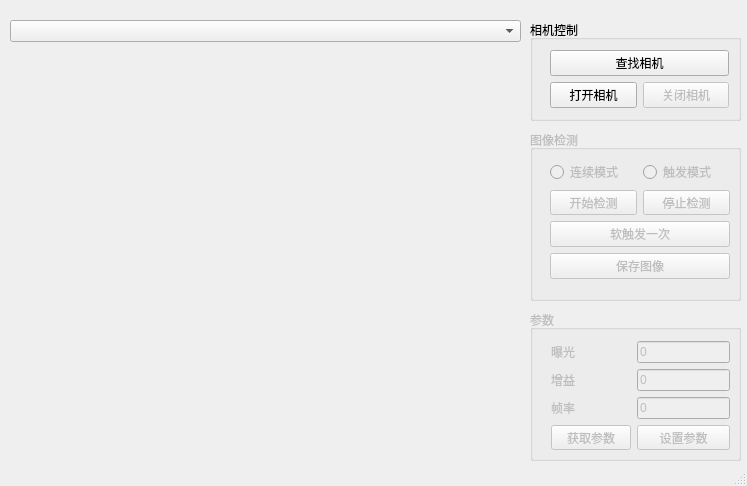
<?xml version="1.0" encoding="UTF-8"?>
<ui version="4.0">
 <class>MainWindow</class>
 <widget class="QMainWindow" name="MainWindow">
  <property name="geometry">
   <rect>
    <x>0</x>
    <y>0</y>
    <width>747</width>
    <height>486</height>
   </rect>
  </property>
  <property name="windowTitle">
   <string>MainWindow</string>
  </property>
  <property name="windowIcon">
   <iconset>
    <normaloff>ico_camera.png</normaloff>ico_camera.png</iconset>
  </property>
  <widget class="QWidget" name="centralWidget">
   <widget class="QComboBox" name="ComboDevices">
    <property name="geometry">
     <rect>
      <x>10</x>
      <y>20</y>
      <width>511</width>
      <height>22</height>
     </rect>
    </property>
   </widget>
   <widget class="QWidget" name="widgetDisplay" native="true">
    <property name="geometry">
     <rect>
      <x>10</x>
      <y>60</y>
      <width>511</width>
      <height>401</height>
     </rect>
    </property>
   </widget>
   <widget class="QGroupBox" name="groupInit">
    <property name="geometry">
     <rect>
      <x>530</x>
      <y>20</y>
      <width>211</width>
      <height>101</height>
     </rect>
    </property>
    <property name="title">
     <string>相机控制</string>
    </property>
    <widget class="QWidget" name="gridLayoutWidget">
     <property name="geometry">
      <rect>
       <x>9</x>
       <y>19</y>
       <width>201</width>
       <height>81</height>
      </rect>
     </property>
     <layout class="QGridLayout" name="gridLayout">
      <item row="2" column="2">
       <widget class="QPushButton" name="bnClose">
        <property name="enabled">
         <bool>false</bool>
        </property>
        <property name="text">
         <string>关闭相机</string>
        </property>
       </widget>
      </item>
      <item row="2" column="1">
       <widget class="QPushButton" name="bnOpen">
        <property name="text">
         <string>打开相机</string>
        </property>
       </widget>
      </item>
      <item row="1" column="1" colspan="2">
       <widget class="QPushButton" name="bnEnum">
        <property name="text">
         <string>查找相机</string>
        </property>
       </widget>
      </item>
     </layout>
    </widget>
   </widget>
   <widget class="QGroupBox" name="groupGrab">
    <property name="enabled">
     <bool>false</bool>
    </property>
    <property name="geometry">
     <rect>
      <x>530</x>
      <y>130</y>
      <width>211</width>
      <height>171</height>
     </rect>
    </property>
    <property name="title">
     <string>图像检测</string>
    </property>
    <widget class="QWidget" name="gridLayoutWidget_2">
     <property name="geometry">
      <rect>
       <x>9</x>
       <y>19</y>
       <width>202</width>
       <height>141</height>
      </rect>
     </property>
     <layout class="QGridLayout" name="gridLayout_2">
      <item row="4" column="0" colspan="2">
       <widget class="QPushButton" name="bnSaveImage">
        <property name="enabled">
         <bool>false</bool>
        </property>
        <property name="text">
         <string>保存图像</string>
        </property>
       </widget>
      </item>
      <item row="0" column="0">
       <widget class="QRadioButton" name="radioContinueMode">
        <property name="text">
         <string>连续模式</string>
        </property>
       </widget>
      </item>
      <item row="0" column="1">
       <widget class="QRadioButton" name="radioTriggerMode">
        <property name="text">
         <string>触发模式</string>
        </property>
       </widget>
      </item>
      <item row="2" column="1">
       <widget class="QPushButton" name="bnStop">
        <property name="enabled">
         <bool>false</bool>
        </property>
        <property name="text">
         <string>停止检测</string>
        </property>
       </widget>
      </item>
      <item row="2" column="0">
       <widget class="QPushButton" name="bnStart">
        <property name="enabled">
         <bool>false</bool>
        </property>
        <property name="text">
         <string>开始检测</string>
        </property>
       </widget>
      </item>
      <item row="3" column="0" colspan="2">
       <widget class="QPushButton" name="bnSoftwareTrigger">
        <property name="enabled">
         <bool>false</bool>
        </property>
        <property name="text">
         <string>软触发一次</string>
        </property>
       </widget>
      </item>
     </layout>
    </widget>
   </widget>
   <widget class="QGroupBox" name="groupParam">
    <property name="enabled">
     <bool>false</bool>
    </property>
    <property name="geometry">
     <rect>
      <x>530</x>
      <y>310</y>
      <width>211</width>
      <height>151</height>
     </rect>
    </property>
    <property name="title">
     <string>参数</string>
    </property>
    <widget class="QWidget" name="gridLayoutWidget_3">
     <property name="geometry">
      <rect>
       <x>10</x>
       <y>20</y>
       <width>201</width>
       <height>131</height>
      </rect>
     </property>
     <layout class="QGridLayout" name="gridLayoutParam" columnstretch="2,3">
      <item row="3" column="0">
       <widget class="QLabel" name="label_6">
        <property name="text">
         <string>帧率</string>
        </property>
       </widget>
      </item>
      <item row="1" column="1">
       <widget class="QLineEdit" name="edtGain">
        <property name="text">
         <string>0</string>
        </property>
       </widget>
      </item>
      <item row="1" column="0">
       <widget class="QLabel" name="label_5">
        <property name="text">
         <string>增益</string>
        </property>
       </widget>
      </item>
      <item row="0" column="0">
       <widget class="QLabel" name="label_4">
        <property name="text">
         <string>曝光</string>
        </property>
       </widget>
      </item>
      <item row="0" column="1">
       <widget class="QLineEdit" name="edtExposureTime">
        <property name="text">
         <string>0</string>
        </property>
       </widget>
      </item>
      <item row="4" column="0">
       <widget class="QPushButton" name="bnGetParam">
        <property name="text">
         <string>获取参数</string>
        </property>
       </widget>
      </item>
      <item row="4" column="1">
       <widget class="QPushButton" name="bnSetParam">
        <property name="text">
         <string>设置参数</string>
        </property>
       </widget>
      </item>
      <item row="3" column="1">
       <widget class="QLineEdit" name="edtFrameRate">
        <property name="text">
         <string>0</string>
        </property>
       </widget>
      </item>
     </layout>
    </widget>
   </widget>
  </widget>
  <widget class="QStatusBar" name="statusBar"/>
 </widget>
 <layoutdefault spacing="6" margin="11"/>
 <tabstops>
  <tabstop>ComboDevices</tabstop>
 </tabstops>
 <resources/>
 <connections/>
</ui>
